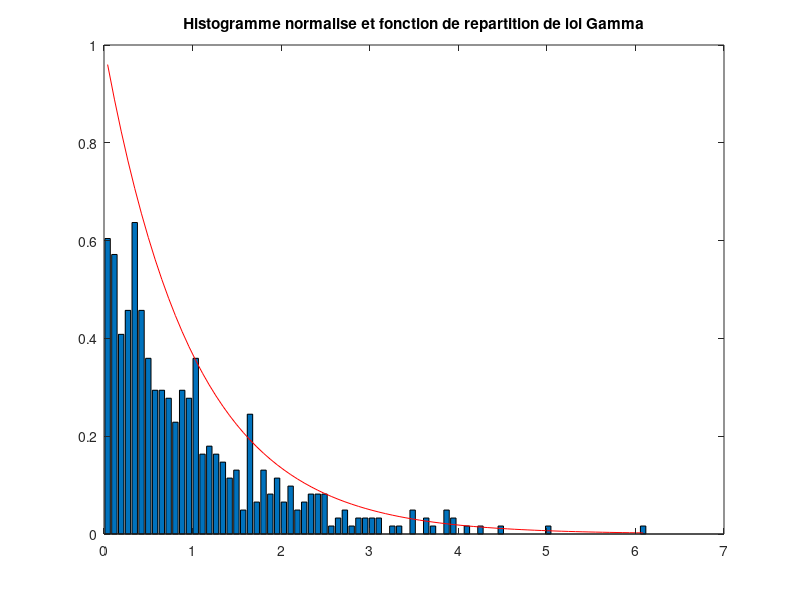

Write MATLAB code to recreate this figure.
L = 1; % nombre de vues moyennees
N = 500; % nombre de valeur
Nc = 80; % nombre de classe

%Generer l'histogramme normalise
bruit_mult = gamrnd(L, 1/L, 1, N);
[hist abs] = hist(bruit_mult,Nc);
bruit_th = gampdf(abs, L, 1/L);
Nc = 50; 
dx = (max(bruit_mult)-min(bruit_mult))/Nc;
%Affichage de l'histogramme normalise
figure('name', 'Bruit multiplicatif n(x)')
bar(abs, hist/(dx*length(bruit_mult)));
title('Histogramme normalise et fonction de repartition de loi Gamma')
hold on
%Affichage de la fonction de repartition theorique
plot(abs, bruit_th, 'r');

n = bruit_mult;
